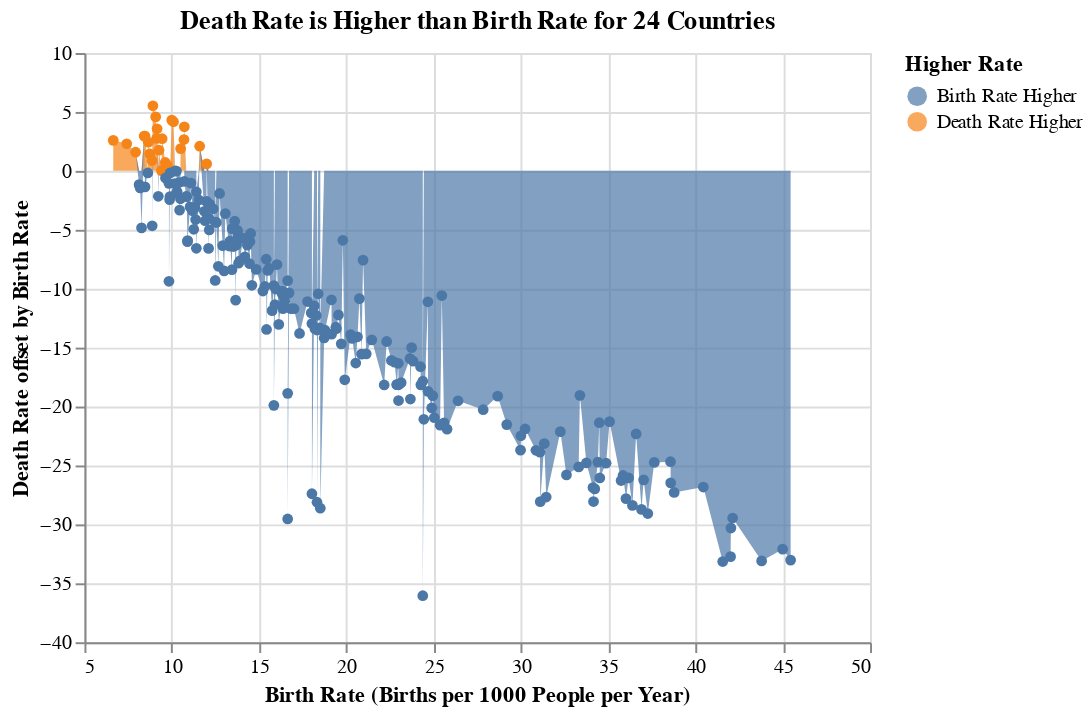

The code cell stored with this chart in its notebook:
### Markdown cell above
There are 24 such countries. Thus, we can mention this fact in the chart title.

The chart is shown below.

### Code cell
#| code-fold: true
(
    alt.Chart(db_rates)
    .mark_area(point = True) # Show a point for each observation.
    .encode(
        x = alt.X("birth_rate:Q", title = "Birth Rate (Births per 1000 People per Year)"),
        y = alt.Y("death_offset_birth:Q", title = "Death Rate offset by Birth Rate"),
        color = alt.Color("higher_category:N", title = "Higher Rate"),
        tooltip = [
            "name",
            "birth_rate",
            "death_rate",
            "death_offset_birth",
        ],
    )
    .properties(title = "Death Rate is Higher than Birth Rate for 24 Countries")
    .interactive()
)

### Figure 1 — Vega-Lite specification as saved in the notebook (floating-point values rounded to 4 significant figures; data arrays with more than 128 entries replaced by an {"elided": "..."} marker saying what was removed)
{"config": {"view": {"continuousWidth": 400, "continuousHeight": 300}}, "data": {"name": "data-6c48dff6796938b4e960c48a3bfa972a"}, "mark": {"type": "area", "point": true}, "encoding": {"color": {"type": "nominal", "field": "higher_category", "title": "Higher Rate"}, "tooltip": [{"type": "nominal", "field": "name"}, {"type": "quantitative", "field": "birth_rate"}, {"type": "quantitative", "field": "death_rate"}, {"type": "quantitative", "field": "death_offset_birth"}], "x": {"type": "quantitative", "field": "birth_rate", "title": "Birth Rate (Births per 1000 People per Year)"}, "y": {"type": "quantitative", "field": "death_offset_birth", "title": "Death Rate offset by Birth Rate"}}, "selection": {"selector003": {"type": "interval", "bind": "scales", "encodings": ["x", "y"]}}, "title": "Death Rate is Higher than Birth Rate for 24 Countries", "$schema": "https://vega.github.io/schema/vega-lite/v4.8.1.json", "datasets": {"data-6c48dff6796938b4e960c48a3bfa972a": {"elided": "259 records"}}}
